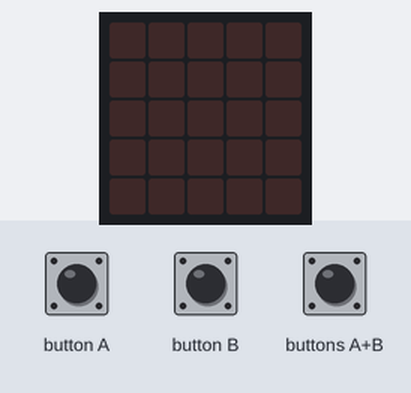
Recording of a program running on a simulated BBC micro:bit (MakeCode). Parts: the board's 5×5 LED display. The test bench sets the inputs (shaded band).

Above: at 2.7 s.
2.8 s: button A pressed for 0.15 s
At 4.1 s:
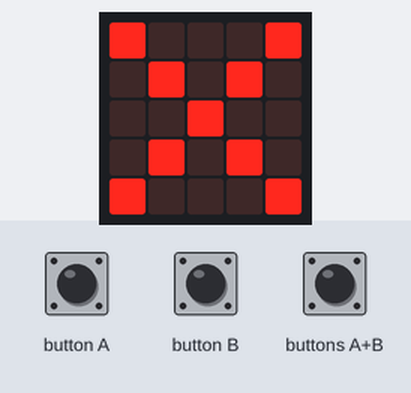
4.4 s: button B pressed for 0.15 s
At 5.5 s:
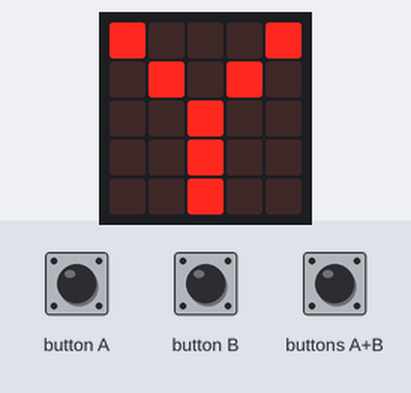
6.0 s: buttons A+B pressed for 0.15 s
At 6.7 s:
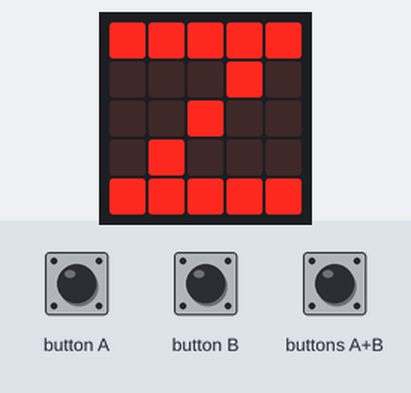
Timing chart, 0 to 9.0 s (numbered marks = the images above; inputs shaded):
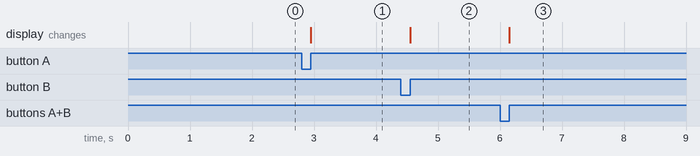

The program:

02_Figuras_geometricas.py
```python
#PRACTICA 2
#Realiza un programa que muestre las letras X, Y, Z
#usando el boton A=X, B=Y, AB=Z
#en el lenguaje Python para microbit

def on_button_pressed_a():
   basic.show_leds("""
   # . . . #
   . # . # .
   . . # . .
   . # . # .
   # . . . #
   """)
basic.pause(500)
basic.clear_screen()
input.on_button_pressed(Button.A, on_button_pressed_a)

def on_button_pressed_b():
   basic.show_leds("""
   # . . . #
   . # . # .
   . . # . .
   . . # . .
   . . # . .
   """)
basic.pause(500)
basic.clear_screen()
input.on_button_pressed(Button.B, on_button_pressed_b)

def on_button_pressed_ab():
   basic.show_leds("""
   # # # # #
   . . . # .
   . . # . .
   . # . . .
   # # # # #
   """)
basic.pause(500)
basic.clear_screen()
input.on_button_pressed(Button.AB, on_button_pressed_ab)
```

Measured:
- after the input at 2.8 s, the display: changes after 0.15 s (image 1)
- after the input at 4.4 s, the display: changes after 0.15 s (image 2)
- after the input at 6.0 s, the display: changes after 0.15 s (image 3)
